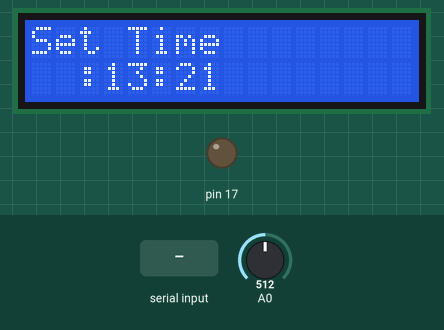
A sketch run on a simulated Arduino Uno, built with avr-gcc and run on an emulated ATmega328P. On the bench: 16×2 character LCD, output pins drawn as LEDs (lit = HIGH). The test bench sets the inputs (shaded band); at power-on: A0 = 512. EEPROM starts erased; pins used as bus, display or sensor lines are not drawn; what the sketch prints to the serial monitor is not drawn.

Above: at 1.69 s.
2.3 s: A0 set to 590
3.8 s: A0 set to 613
At 5.2 s:
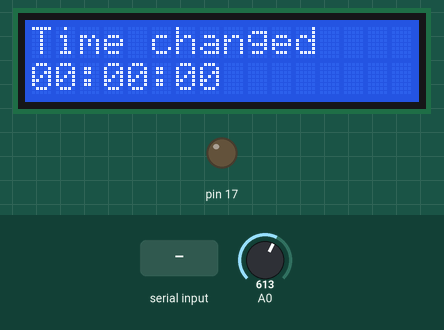
6.8 s: "J,45\n" received over Serial
At 9.3 s:
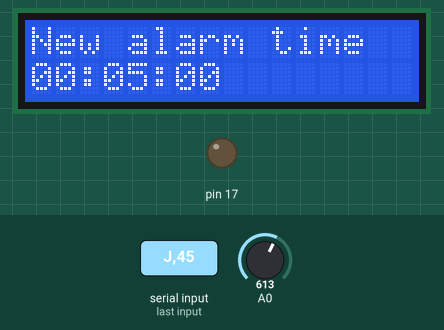
9.8 s: "D161231\n" received over Serial
At 11.8 s:
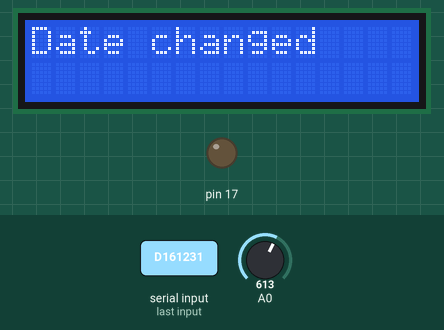
12.3 s: "D90\n" received over Serial
At 14.3 s:
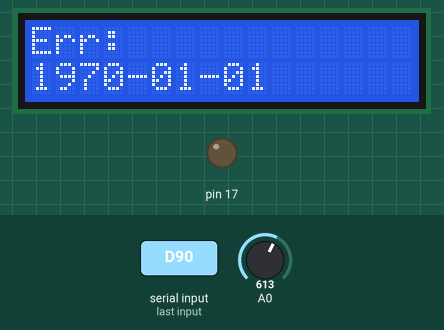
15.3 s: "A90\n" received over Serial
At 16.0 s:
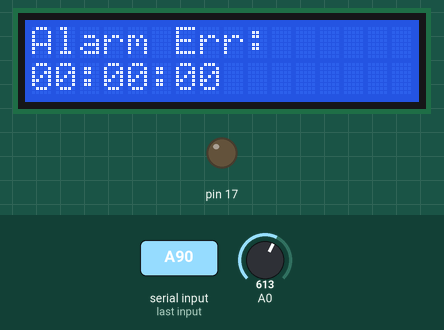
Timing chart, 0 to 18.3 s (numbered marks = the images above; inputs shaded):
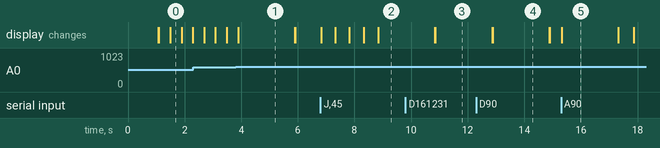

Measured:
- the behaviour switches between 599 and 600 on A0 (found by bisection; images 0 and 1)
- after the input at 3.8 s, the display: changes after 0.09 s (image 1)
- after the input at 6.8 s, the display: first changes at once (image 2 shows a later state)
- after the input at 9.8 s, the display: first differs from a run without the input after 1.1 s (image 3)
- after the input at 12.3 s, the display: first differs from a run without the input after 0.59 s (image 4)
- after the input at 15.3 s, the display: changes at once (image 5)
- what the display in image 1 shows lasts 2.0 s, from 3.9 s to 5.9 s

The sketch:

LCD_digital_clock_no_RTC.ino
```cpp
#include <Time.h>
#include <TimeLib.h>

/*
  LCD digital clock without RTC IC
  Compatible with the Arduino IDE 1.0 and 1.6.8
  By SM Ching (http://ediy.com.my)
*/
#define DEBUG //comment this line to disable Serial.print() & Serial.println()
#ifdef DEBUG
#define DEBUG_SERIAL_BEGIN(x) Serial.begin(x);
#define DEBUG_PRINT(x)  Serial.print(x)
#define DEBUG_PRINTLN(x)  Serial.println(x)
#else
#define DEBUG_SERIAL_BEGIN(x)
#define DEBUG_PRINT(x)
#define DEBUG_PRINTLN(x)
#endif

#define ALARM_BUZZER 6

#include <Time.h> // https://github.com/PaulStoffregen/Time
#include <LiquidCrystal.h> // control LCDs based on the Hitachi HD44780

LiquidCrystal lcd(8, 9, 4, 5, 6, 7);  // select the pins used on the LCD panel

// define some values used by the panel and buttons
#define btnNONE   0
#define btnRIGHT  1
#define btnUP     2
#define btnDOWN   3
#define btnLEFT   4
#define btnSELECT 5

#define FIRST_LINE 0 //text position for first line
#define SECOND_LINE 1 //text position for second line


//if hourFormat = 24, display using 24 hour format
//otherwise display using 12 hour format
//note: settings always using 24 hour format
//pressing SELECT button will toggle the hour format
byte hourFormat = 24;

time_t t;
tmElements_t tm, tm_alarm;
bool lightOn = false;

unsigned long previousMillis = 0;   //hold the current millis

//////////////////////////////////////////////////////////////////////////
// the setup routine runs once when you press reset
//////////////////////////////////////////////////////////////////////////
void setup() {
  DEBUG_SERIAL_BEGIN(9600);
  Serial.begin(9600);
  setTime(compiled_datetime()); // get the date and time the compiler was run
  lcd.begin(16, 2);  // start the library
  switch_alarm(LOW);
  tm_alarm = alarm_read_eeprom(); //load alarm time from eeprom
  pinMode(ALARM_BUZZER, OUTPUT);
  digitalWrite(ALARM_BUZZER, LOW);
}

//////////////////////////////////////////////////////////////////////////
// the loop routine runs over and over again forever
//////////////////////////////////////////////////////////////////////////
byte previous_ss;
void loop() {
  t = now(); // Store the current time in time variable t

  if (previous_ss != second(t)) { //if current seconds diff. from previous seconds
    previous_ss = second(t);
    show_time(FIRST_LINE);
    show_date(SECOND_LINE);
    alarm(t, tm_alarm);//turn on alarm if current time = alarm time
    while(lightOn == true) {
      button_input();
      auto_off_alarm();
    }
  }

  String input = serial_input();
  if (input.length() > 0) save_settings(input);
  button_input();
}

//////////////////////////////////////////////////////////////////////////
// show time on display
//////////////////////////////////////////////////////////////////////////
void show_time(byte pos_y) {
  lcd.setCursor(0, pos_y);
  byte hh = hour(t);
  if (hourFormat == 12) {
    if (hh > 12) hh = hh - 12;
  }
  lcd.print(int2str(hh));
  lcd.print(":");
  lcd.print(int2str(minute(t)));
  lcd.print(":");
  lcd.print(int2str(second(t)));
}

//////////////////////////////////////////////////////////////////////////
// show date on display
//////////////////////////////////////////////////////////////////////////
void show_date(byte pos_y) {
  lcd.setCursor(0, pos_y);
  lcd.print(int2str(year(t)));
  lcd.print("-");
  lcd.print(int2str(month(t)));
  lcd.print("-");
  lcd.print(int2str(day(t)));
}

//////////////////////////////////////////////////////////////////////////
// return incomingString if data available in serial port
//////////////////////////////////////////////////////////////////////////
String serial_input() {
  String incomingString = "";
  while (Serial.available()) { // check if there's incoming serial data
    // read a byte from the serial buffer.
    char incomingByte = Serial.read();
    delay(1); //for stability
    incomingString += incomingByte;
  }
  return incomingString;
}

//////////////////////////////////////////////////////////////////////////
// set date: save_settings(Dyymmdd) eg. save_settings(D160131)
// set time: save_settings(Thhnnss) eg. save_settings(T203456)
//////////////////////////////////////////////////////////////////////////
void save_settings(String input) {
  tmElements_t tm_set;
  time_t t_set;
  breakTime(now(), tm_set); // break time_t into elements

  //convert to upper char, the value of cmd will be D or T
  char cmd = input[0] & ~(0x20);

  if (cmd == 'D') { //set date
    int year = input.substring(1, 3).toInt(); //from 2nd character to 4th character
    tm_set.Year = year1970or2000(year); // year can be given as '2010' or '10'.  It is converted to years since 1970
    tm_set.Month = input.substring(3, 5).toInt(); //from 5th character to 6th character
    tm_set.Day = input.substring(5, 7).toInt();

    // checking for valid date, save settings if a date is valid
    if (check_date(tm_set.Year, tm_set.Month, tm_set.Day)) {
      t_set = makeTime(tm_set); //convert from tmElements_t to time_t
      setTime(t_set);
      DEBUG_PRINT("Date changed to ");
      DEBUG_PRINTLN(dateStr(t_set));
      lcd.clear();
      lcd.print("Date changed");
    }
    else {
      DEBUG_PRINT("Error: ");
      DEBUG_PRINTLN(dateStr(t_set));
      lcd.clear();
      lcd.print("Err: ");
      lcd.setCursor(0, SECOND_LINE);
      lcd.print(dateStr(t_set));
    }
  }

  if (cmd == 'T' || cmd == 'A' || cmd == 'J') { //set time or set alarm
    tm_set.Hour = input.substring(1, 3).toInt();
    tm_set.Minute = input.substring(3, 5).toInt();
    tm_set.Second = input.substring(5, 7).toInt();
  }

  if (cmd == 'T') { //set time
    // checking for valid time, save settings if a time is valid
    if (check_time(tm_set.Hour, tm_set.Minute, tm_set.Second)) {
      t_set = makeTime(tm_set); //convert from tmElements_t to time_t
      setTime(t_set);
      DEBUG_PRINT("Time changed to ");
      DEBUG_PRINTLN(timeStr(t_set));
      lcd.clear();
      lcd.print("Time changed");
      lcd.setCursor(0, SECOND_LINE);
      lcd.print(timeStr(t_set));
    }
    else {
      DEBUG_PRINT("Time update failed: ");
      DEBUG_PRINTLN(timeStr(t_set));
      lcd.clear();
      lcd.print("Err: ");
      lcd.setCursor(0, SECOND_LINE);
      lcd.print(timeStr(t_set));
    }
  }

  if (cmd == 'A') { //set alarm
    // checking for valid time, save settings if a time is valid
    if (check_time(tm_set.Hour, tm_set.Minute, tm_set.Second)) {
      t_set = makeTime(tm_set); //convert from tmElements_t to time_t
      tm_alarm = tm_set;
      alarm_write_eeprom(tm_set);
      DEBUG_PRINT("Alarm Time changed to ");
      DEBUG_PRINTLN(timeStr(t_set));
      lcd.clear();
      lcd.print("Alarm changed");
      lcd.setCursor(0, SECOND_LINE);
      lcd.print(timeStr(t_set));
    }
    else {
      DEBUG_PRINT("Alarm Time update failed: ");
      DEBUG_PRINTLN(timeStr(t_set));
      lcd.clear();
      lcd.print("Alarm Err: ");
      lcd.setCursor(0, SECOND_LINE);
      lcd.print(timeStr(t_set));
    }
  }

  if (cmd == 'J') { //set alarm
    // checking for valid time, save settings if a time is valid
    if (check_time(tm_set.Hour, tm_set.Minute, tm_set.Second)) {
      t_set = makeTime(tm_set); //convert from tmElements_t to time_t
      tm_alarm = tm_set;
      alarm_write_eeprom(tm_set);
      DEBUG_PRINT("Alarm Time changed to ");
      DEBUG_PRINTLN(timeStr(t_set));
      lcd.clear();
      lcd.print("Traffic");
      digitalWrite(ALARM_BUZZER, HIGH);
      delay(250);
      digitalWrite(ALARM_BUZZER, LOW);
      delay(250);
      lcd.setCursor(0, SECOND_LINE);
      lcd.print("Delay");
      digitalWrite(ALARM_BUZZER, HIGH);
      delay(250);
      digitalWrite(ALARM_BUZZER, LOW);
      delay(250);
      lcd.clear();
      lcd.print("Alarm");
      digitalWrite(ALARM_BUZZER, HIGH);
      delay(250);
      digitalWrite(ALARM_BUZZER, LOW);
      delay(250);
      lcd.setCursor(0, SECOND_LINE);
      lcd.print("Changed");
      digitalWrite(ALARM_BUZZER, HIGH);
      delay(250);
      digitalWrite(ALARM_BUZZER, LOW);
      delay(250);
      lcd.clear();
      digitalWrite(ALARM_BUZZER, LOW);
      lcd.print("New alarm time");
      digitalWrite(ALARM_BUZZER, LOW);
      lcd.setCursor(0, SECOND_LINE);
      lcd.print(timeStr(t_set));
    }
    else {
      DEBUG_PRINT("Alarm Time update failed: ");
      DEBUG_PRINTLN(timeStr(t_set));
      lcd.clear();
      lcd.print("Alarm Err: ");
      lcd.setCursor(0, SECOND_LINE);
      lcd.print(timeStr(t_set));
    }
  }

  delay(2000);
  lcd.clear();
}

//////////////////////////////////////////////////////////////////////////
// button input
//////////////////////////////////////////////////////////////////////////
void button_input() {
  byte lcd_key = key_press();   // read the buttons
  switch (lcd_key) {
    case btnRIGHT:
      DEBUG_PRINTLN("Set Date");
      lcd.clear();
      lcd.print("Set Date");
      set_date();
      break;
    case btnLEFT:
      DEBUG_PRINTLN("Set Time");
      lcd.clear();
      lcd.print("Set Time");
      set_time('T');
      break;
    case btnUP:
      DEBUG_PRINTLN("Set Alarm");
      lcd.clear();
      lcd.print("Set Alarm");
      set_time('A');
      break;
    case btnDOWN:
      if (alarm_state() == true) { //if alarm is triggered
        digitalWrite(ALARM_BUZZER, LOW);
        lightOn = false;
        switch_alarm(LOW); //turn off the alarm
      } else {
        toggle_alarm_mode(); //disable or enable the alarm
      }
      break;
    case btnSELECT:
      byte hh_format;
      if (hourFormat == 12) {
        hourFormat = 24;
      } else {
        hourFormat = 12;
      }

      DEBUG_PRINT("Change to ");
      DEBUG_PRINT(hourFormat);
      DEBUG_PRINTLN( " hour format");
      lcd.clear();
      lcd.print("Change to ");
      lcd.print(hourFormat);
      lcd.setCursor(0, SECOND_LINE);
      lcd.print("hour format");
      delay(2000);
      lcd.clear();
      break;
  }
}

//////////////////////////////////////////////////////////////////////////
// set system date
// return Dyymmnn (eg. "D161231")
//////////////////////////////////////////////////////////////////////////
void set_date() {
  show_date(SECOND_LINE);
  int years = -1;
  int months = -1;
  int days = -1;

  //get_button_input(initial value, x_position, min value, max value)
  years = get_button_input(year(t), 0, 0, 2099); //year ranged from 0 to 2099
  if (years != -1) {
    months = get_button_input(month(t), 5, 1, 12); //month ranged from 1 to 12
  }

  if (months != -1) {
    byte lastday = get_lastday(years, months); //last day of a month
    days = get_button_input(day(t), 8, 1, lastday);
  }

  if (days != -1) {
    String this_date = "D" + int2str(years % 100) + int2str(months) + int2str(days);
    save_settings(this_date);
  }
}

//////////////////////////////////////////////////////////////////////////
// set system time/alarm
// return Thhmmss (eg. "T130150") or Ahhmmss (eg. A130150)
//////////////////////////////////////////////////////////////////////////
void set_time(char mode) {
  tmElements_t tm_tem;
  int hours = -1;
  int minutes = -1;
  int seconds = -1;

  if (mode == 'A') {
    tm_tem = tm_alarm;
    show_alarmtime(SECOND_LINE);
  } else {
    tm_tem = tm;
    show_time(SECOND_LINE);
  }

  //get_button_input(initial value, x_position, min value, max value)
  hours = get_button_input(tm_tem.Hour, 0, 0, 23); //hour ranged from 0 to 23

  if (hours != -1) {
    minutes = get_button_input(tm_tem.Minute, 3, 0, 59); //minute ranged from 0 to 59
  }

  if (minutes != -1) {
    seconds = get_button_input(tm_tem.Second, 6, 0, 59); //second ranged from 0 to 59
  }

  if (seconds != -1) {
    String this_time = mode + int2str(hours) + int2str(minutes) + int2str(seconds);
    save_settings(this_time);
  }
}

//////////////////////////////////////////////////////////////////////////
// read input from button switches
//////////////////////////////////////////////////////////////////////////
int get_button_input(int val, byte pos_x, int min, int max) {
  previousMillis = millis(); // reset timeout so that the timeout will not occur
  while (1) { // loop forver
    if (isTimeout()) { //exit loop if timeout occured
      lcd.clear();
      return -1;
    }

    byte lcd_key = key_press();   // read the buttons
    switch (lcd_key) {
      case btnUP:
        val++;
        if (val > max) val = min;
        break;
      case btnDOWN:
        val--;
        if (val < min) val = max;
        break;
      case btnSELECT:
        lcd.setCursor(pos_x, SECOND_LINE);
        lcd.print(int2str(val));
        return val;
        break;
    }
    blink_text(pos_x, int2str(val));

    if (lcd_key != btnNONE) { //if a button is pressed
      previousMillis = millis(); // reset timeout so that the timeout will not occur
      DEBUG_PRINTLN(int2str(val));
    }
  }
}
//////////////////////////////////////////////////////////////////////////
// blink text
//////////////////////////////////////////////////////////////////////////
unsigned long blink_previousMillis = 0;
boolean showText = true;
void blink_text(byte pos_x, String str) {
  String str_space = "    "; // reserve enough space for blink text
  byte str_length = str.length();
  str_space = str_space.substring(0, str_length);
  lcd.setCursor(pos_x, SECOND_LINE);

  if (millis() >= blink_previousMillis + 400) { //blink text every 400ms
    blink_previousMillis = millis();
    if (showText) {
      lcd.print(str);
      showText = false;
    } else {
      lcd.print(str_space);
      showText = true;
    }
  }
}

//////////////////////////////////////////////////////////////////////////
// convert integer (max. 2 digits) to string with leading zero
//////////////////////////////////////////////////////////////////////////
String int2str(int i) {
  String str = String(i); //convert to string
  if (i < 10) {
    str = "0" + str; //add leading zero
  }
  return str;
}

//////////////////////////////////////////////////////////////////////////
// return true when idle for 10 seconds (defined by EVENT_TIMEOUT)
//////////////////////////////////////////////////////////////////////////
# define EVENT_TIMEOUT 10 //set timeout after ten seconds
boolean isTimeout() {
  unsigned long event_timeout = EVENT_TIMEOUT * 1000; //convert to second
  if (millis() >= previousMillis + event_timeout) {
    // play_timeout_tone();
    return true;
  }
  else return false;
}
```

analog_buttons.ino
```cpp
/*
    Arduino AD0
         |
VCC---2K---330---620---1K---3K3--
         |     |     |    |     |
       Right   Up  Down  Left Select
       (SW1) (SW2) (SW3) (SW4) (SW5)
         |     |     |    |     |
Gnd------------------------------
*/

//////////////////////////////////////////////////////////////////////////
//  multiple buttons on 1 analog pin
//////////////////////////////////////////////////////////////////////////
byte read_LCD_buttons() {              // read the buttons
  int adc_key_in = analogRead(0);       // read the value from the sensor

  //value read: 0(0V), 130(0.64V), 306(1.49V), 479(2.33V), 722(3.5V), 1023(4.97V)
  if (adc_key_in > 1000) return btnNONE;
  if (adc_key_in < 75)   return btnRIGHT;
  if (adc_key_in < 218)  return btnUP;
  if (adc_key_in < 392)  return btnDOWN;
  if (adc_key_in < 600)  return btnLEFT;
  if (adc_key_in < 800)  return btnSELECT;
  return btnNONE;
}

//////////////////////////////////////////////////////////////////////////
// debounce a button
//////////////////////////////////////////////////////////////////////////
int counter = 0;       // how many times we have seen new value
long previous_time = 0;    // the last time the output pin was sampled
byte debounce_count = 10; // number of millis/samples to consider before declaring a debounced input
byte current_state = 0;   // the debounced input value

byte  key_press(){
  // If we have gone on to the next millisecond
  if(millis() != previous_time)
  {
    byte this_button = read_LCD_buttons();

    if(this_button == current_state && counter > 0) counter--;

    if(this_button != current_state) counter++;

    // If the Input has shown the same value for long enough let's switch it
    if(counter >= debounce_count) {
      counter = 0;
      current_state = this_button;
      return this_button;
    }
    previous_time = millis();
  }
  return 0;
}
```

Source omitted: alarm.ino (4960 bytes), dateTime.ino (3355 bytes)
